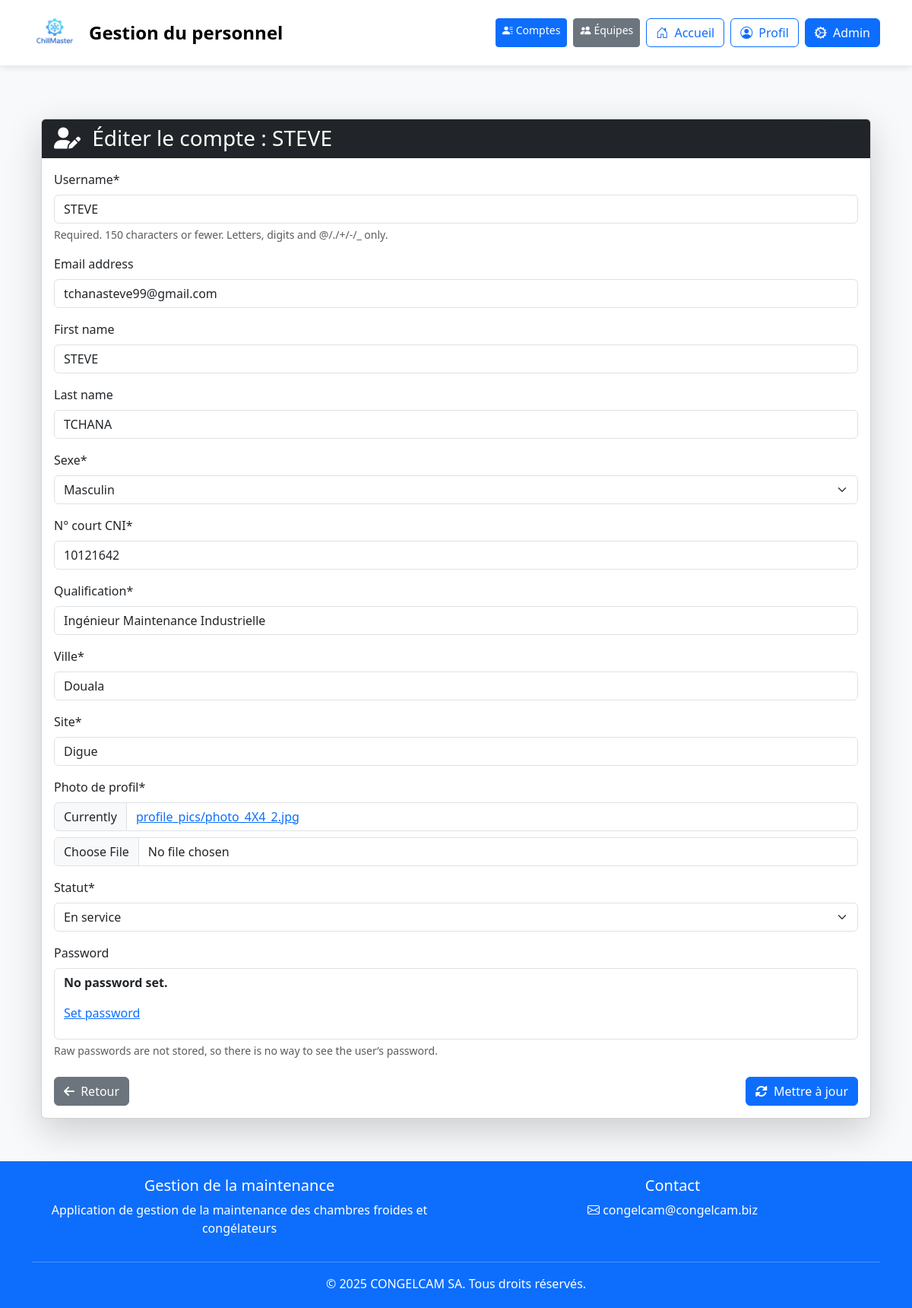
The page /accounts/edit/1/ (signed in) on the database its author committed.
### accounts/models.py (models this page shows, shortened)
class CustomUser(AbstractUser):
    is_administrator = models.BooleanField(
        default=False,
        verbose_name="Administrateur" )
    GENDER_CHOICES = [
        ('M', 'Masculin'),
        ('F', 'Féminin'),
    ]
    STATUS_CHOICES = [
        ('SERVICE', 'En service'),
        ('CONGE', 'En congé'),
        ('MISSION', 'En mission'),
    ]
    gender = models.CharField(max_length=1, choices=GENDER_CHOICES, verbose_name="Sexe")
    cni_number = models.CharField(max_length=20, verbose_name="N° court CNI")
    qualification = models.CharField(max_length=100, verbose_name="Qualification")
    city = models.CharField(max_length=100, verbose_name="Ville")
    site = models.CharField(max_length=100, verbose_name="Site")
    profile_picture = models.ImageField(upload_to='profile_pics/', verbose_name="Photo de profil")
    status = models.CharField(max_length=10, choices=STATUS_CHOICES, default='SERVICE', verbose_name="Statut")
    permissions = [
            ("access_admin_panel", "Peut accéder au panel admin"),
        ]

### accounts/views.py (the view)
    def wrapper(request, *args, **kwargs):
        if not request.session.get('admin_access'):
            return redirect('admin_access')
        return view_func(request, *args, **kwargs)

### accounts/forms.py
class CustomUserChangeForm(UserChangeForm):
    class Meta:
        model = CustomUser
        fields = (
            'username', 'email', 'first_name', 'last_name',
            'gender', 'cni_number', 'qualification', 'city', 'site', 'profile_picture', 'status'
        )
        widgets = {
            'username': forms.TextInput(attrs={'class': 'form-control', 'readonly': 'readonly'}),
            'email': forms.EmailInput(attrs={'class': 'form-control'}),
            'first_name': forms.TextInput(attrs={'class': 'form-control'}),
            'last_name': forms.TextInput(attrs={'class': 'form-control'}),
            'gender': forms.Select(attrs={'class': 'form-control'}),
            'cni_number': forms.TextInput(attrs={'class': 'form-control'}),
            'qualification': forms.TextInput(attrs={'class': 'form-control'}),
            'city': forms.TextInput(attrs={'class': 'form-control'}),
            'site': forms.TextInput(attrs={'class': 'form-control'}),
            'status': forms.Select(attrs={'class': 'form-control'}),
        }

### accounts/views.py (called while the page is built)
def check_admin_access(view_func):
    def wrapper(request, *args, **kwargs):
        if not request.session.get('admin_access'):
            return redirect('admin_access')
        return view_func(request, *args, **kwargs)
    return wrapper

@check_admin_access
def edit_account(request, user_id):
    user = get_object_or_404(CustomUser, pk=user_id)
    if request.method == 'POST':
        form = CustomUserChangeForm(request.POST, request.FILES, instance=user)
        if form.is_valid():
            form.save()
            messages.success(request, "Compte mis à jour")
            return redirect('accounts:management')
    else:
        form = CustomUserChangeForm(instance=user)
    return render(request, 'accounts/edit.html', {'form': form, 'user': user})

### accounts/templates/accounts/edit.html (shortened to what this page needs)
{% extends 'accounts/base_personnel.html' %}
{% load static %}
{% load crispy_forms_tags %}
{% block content %}
<div class="container-fluid mt-4">
  <div class="card shadow-lg">
    <div class="card-header bg-dark text-white">
      <h3 class="mb-0">
        <i class="fas fa-user-edit me-2"></i>
        Éditer le compte : {{ user.username }}
      </h3>
    </div>
    <div class="card-body">
      <form method="post" enctype="multipart/form-data">
        {{ form|crispy }}
        <div class="mt-4 d-flex justify-content-between">
          <a href="{% url 'accounts:management' %}" class="btn btn-secondary">
            <i class="fas fa-arrow-left me-1"></i> Retour
          </a>
          <button type="submit" class="btn btn-primary">
            <i class="fas fa-sync-alt me-1"></i> Mettre à jour
          </button>
        </div>
      </form>
    </div>
  </div>
</div>
{% endblock %}

### accounts/templates/accounts/base_personnel.html (style rules this page uses)
body { background-color: #f8f9fa; }
.btn-primary { background-color: #0d6efd; border-color: #0d6efd; }

### rows shown on the page
CustomUser: username "STEVE", email "tchanasteve99@gmail.com", first_name "STEVE", last_name "TCHANA", gender "Masculin", cni_number "10121642", qualification "Ingénieur Maintenance Industrielle", city "Douala", site "Digue", status "En service"
